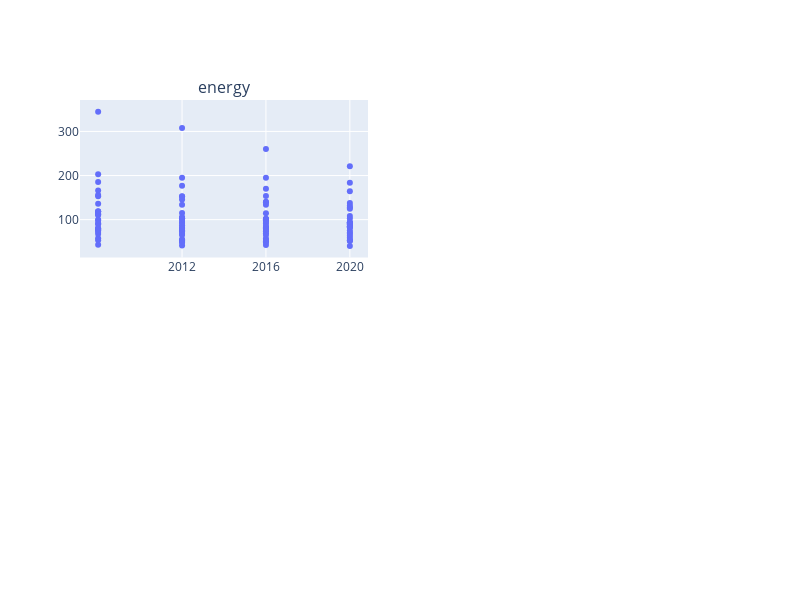

The code cell stored with this chart in its notebook:
### Markdown cell above
## Removing outliers

### Code cell
create_scatter_plots_grid(foundational_df_no_transformations, 'TIME_PERIOD', ['energy'], time_periods)

### Figure 1 — Plotly figure (JSON) as saved in the notebook; plotly's stock layout.template omitted (floating-point values rounded to 4 significant figures)
{"data": [{"hovertext": ["AT", "AT", "AT", "AT", "BE", "BE", "BE", "BE", "BG", "BG", "BG", "BG", "CH", "CH", "CH", "CY", "CY", "CY", "CY", "CZ", "CZ", "CZ", "CZ", "DE", "DE", "DE", "DE", "DK", "DK", "DK", "DK", "EE", "EE", "EE", "EE", "ES", "ES", "ES", "ES", "FI", "FI", "FI", "FI", "FR", "FR", "FR", "FR", "HR", "HR", "HR", "HR", "HU", "HU", "HU", "HU", "IE", "IE", "IE", "IE", "IT", "IT", "IT", "IT", "LT", "LT", "LT", "LT", "LU", "LU", "LU", "LU", "LV", "LV", "LV", "LV", "MT", "MT", "MT", "MT", "NL", "NL", "NL", "NL", "NO", "NO", "NO", "NO", "PL", "PL", "PL", "PL", "PT", "PT", "PT", "PT", "RO", "RO", "RO", "RO", "SE", "SE", "SE", "SE", "SI", "SI", "SI", "SI", "SK", "SK", "SK", "SK", "TR", "TR", "TR"], "mode": "markers", "name": "energy", "x": [2008, 2012, 2016, 2020, 2008, 2012, 2016, 2020, 2008, 2012, 2016, 2020, 2012, 2016, 2020, 2008, 2012, 2016, 2020, 2008, 2012, 2016, 2020, 2008, 2012, 2016, 2020, 2008, 2012, 2016, 2020, 2008, 2012, 2016, 2020, 2008, 2012, 2016, 2020, 2008, 2012, 2016, 2020, 2008, 2012, 2016, 2020, 2008, 2012, 2016, 2020, 2008, 2012, 2016, 2020, 2008, 2012, 2016, 2020, 2008, 2012, 2016, 2020, 2008, 2012, 2016, 2020, 2008, 2012, 2016, 2020, 2008, 2012, 2016, 2020, 2008, 2012, 2016, 2020, 2008, 2012, 2016, 2020, 2008, 2012, 2016, 2020, 2008, 2012, 2016, 2020, 2008, 2012, 2016, 2020, 2008, 2012, 2016, 2020, 2008, 2012, 2016, 2020, 2008, 2012, 2016, 2020, 2008, 2012, 2016, 2020, 2012, 2016, 2020], "y": [136.0, 133.9, 133.5, 124.9, 166.1, 152.7, 153.6, 137.5, 57.6, 53.03, 57.14, 58.79, 103.2, 94.78, 83.62, 67.26, 55.58, 53.58, 51.31, 111.3, 103.4, 100.7, 102.8, 118.9, 115.0, 114.3, 108.1, 113.6, 102.8, 101.4, 93.43, 100.5, 92.22, 91.21, 91.61, 89.7, 75.75, 73.64, 68.11, 202.8, 194.9, 194.8, 183.6, 110.8, 106.0, 102.0, 89.45, 76.15, 68.15, 69.4, 70.66, 79.38, 74.87, 81.79, 85.23, 117.9, 95.13, 98.75, 92.85, 98.26, 87.36, 81.99, 75.42, 79.4, 81.26, 85.73, 94.25, 344.9, 307.5, 260.1, 220.9, 80.79, 81.2, 80.12, 85.53, 43.13, 41.34, 42.51, 40.5, 156.0, 152.8, 140.4, 131.4, 185.3, 176.6, 169.8, 164.3, 71.82, 73.59, 76.78, 82.45, 77.23, 65.03, 65.35, 63.32, 53.09, 50.17, 48.17, 52.67, 152.8, 145.8, 139.5, 127.3, 118.7, 101.6, 100.2, 90.02, 92.03, 79.31, 79.13, 83.31, 48.32, 51.01, 53.74], "type": "scatter", "xaxis": "x", "yaxis": "y"}], "layout": {"xaxis": {"anchor": "y", "domain": [0.0, 0.45], "tickvals": [2012, 2016, 2020]}, "yaxis": {"anchor": "x", "domain": [0.625, 1.0]}, "xaxis2": {"anchor": "y2", "domain": [0.55, 1.0]}, "yaxis2": {"anchor": "x2", "domain": [0.625, 1.0]}, "xaxis3": {"anchor": "y3", "domain": [0.0, 0.45]}, "yaxis3": {"anchor": "x3", "domain": [0.0, 0.375]}, "xaxis4": {"anchor": "y4", "domain": [0.55, 1.0]}, "yaxis4": {"anchor": "x4", "domain": [0.0, 0.375]}, "annotations": [{"font": {"size": 16}, "showarrow": false, "text": "energy", "x": 0.225, "xanchor": "center", "xref": "paper", "y": 1.0, "yanchor": "bottom", "yref": "paper"}], "height": 600, "width": 800, "showlegend": false}}
